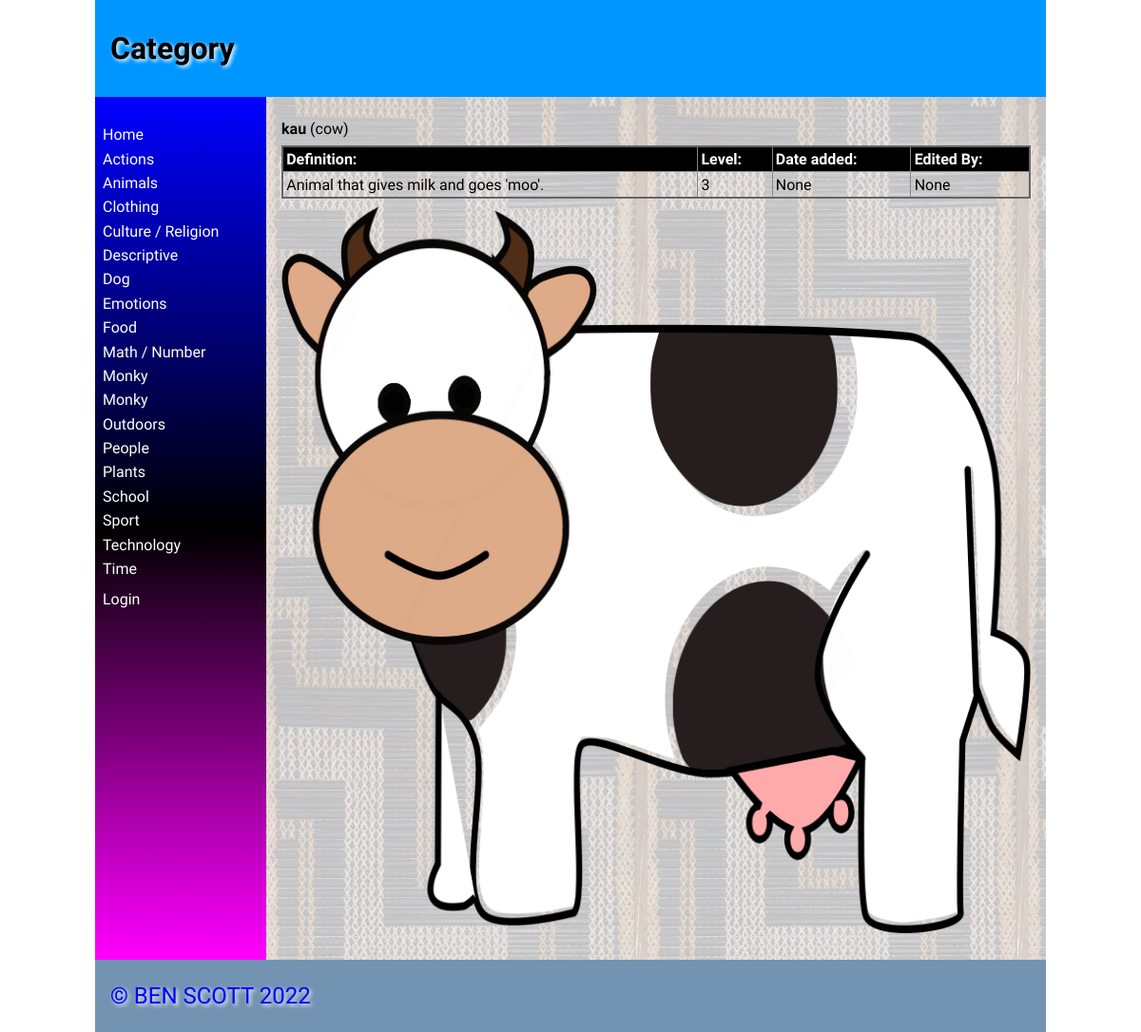
The page /word/47 on the database its author committed.
### tables this page shows
CREATE TABLE categories
(
	id integer
		constraint categories_pk
			primary key autoincrement,
	category varchar(30)
);

CREATE TABLE "words"
(
    id           integer
        constraint words_pk
            primary key autoincrement
        constraint words_user_user_fk
            references user (user),
    maori_word   varchar(30),
    english_word varchar(30),
    catID        varchar(30)
        constraint words_categories_id_fk
            references categories,
    description  varchar(200),
    level        integer,
    userid       varchar(30),
    timestamp    datetime
, image varchar(30));

### app.py (the view)
@app.route('/word/<wordid>')
def web_words_page(wordid):
    try:
        int(wordid)
    except ValueError:
        return redirect('/')
    query = "SELECT maori_word, english_word, userid, id, description, level, timestamp, image FROM words WHERE id IS ?"
    con = create_connection(DATABASE)
    cur = con.cursor()
    cur.execute(query, (wordid,))
    word_list = cur.fetchall()
    con.close()
    print(word_list)
    return render_template('words.html', categories=get_category_list(), logged_in=is_logged_in(), words=word_list, teacher=is_teacher())

### app.py (called while the page is built)
def create_connection(db_file):
    try:
        connection = sqlite3.connect(db_file)
        return connection
    except Error as e:
        print(e)
    return None

def get_category_list():
    con = create_connection(DATABASE)
    query = "SELECT category, id FROM categories ORDER BY category ASC "
    cur = con.cursor()
    cur.execute(query)
    category_list = cur.fetchall()
    con.close()
    return category_list

def is_teacher():
    if session.get("role") == '1':
        print("Is a teacher")
        return True
    return False

def is_logged_in():
    if session.get("email") is None:
        print("Not logged in")
        return False
    else:
        print("Logged in")
        return True

### templates/words.html (shortened to what this page needs)
{%  extends 'base.html' %}
{% block heading %}Category{% endblock %}
{% block main %}
{% for word in words %}
<p><strong>{{ word [0]}}</strong> ({{ word [1]}})</p>
{% endfor %}
<table class="words-table">
        <thead>
            <tr>
                <th>Definition:</th>
                <th>Level:</th>
                <th>Date added:</th>
                <th>Edited By:</th>
            </tr>
        </thead>
        <tbody>
        {% for word in words %}
            <div class = words-box>
            <tr>
                <td>{{ word[4] }}</td>
                <td>{{ word[5] }}</td>
                <td>{{ word[6] }}</td>
                <td>{{ word[2] }}</td>
            </tr>
            </div>
    </tbody>
</table>
<p width="400"><img src="/static/images/{{ word[7] }}.jpg" alt=""></p>
{% endfor %}
{% endblock %}

### templates/base.html (shortened to what this page needs)
<!doctype html>
<html lang="en">
<head>
	<link href="{{ url_for('static', filename='css/style.css') }}" rel="stylesheet">
</head>
<body>
	<div id="container">
		<header>
			<h1>{% block heading %}MAORI DICTIONARY!{% endblock %}</h1>
		</header>
		<nav>
			<ul>
                <li><a href="/">Home</a></li>
				<div class="category">
				{% for category in categories %}
					<div class ="category-box">
						<li><a href="/category/{{ category[1] }}">{{ category[0] }}</a></li>
					</div>
                {% endfor %}
				</div>
				<li> </li>
				{% if logged_in %}
				<li><a href="/logout">Log out</a></li>
				{% else %}
				<li><a href="/login">Login</a></li>
				{% endif %}
			</ul>
		</nav>
		<main>
		{% block main %}{% endblock %}
        </main>
		<footer>
			<p>
				&copy; BEN SCOTT 2022
			</p>
		</footer>
	</div>
</body>
</html>

### static/css/style.css (style rules this page uses)
* { font-family: Comfortaa, sans-serif; margin: 0; padding: 0; box-sizing: border-box; }
#container { display: grid; grid-template-columns: 75px auto; grid-template-areas: 'nav header' 'main main' 'footer footer'; }
header { grid-area: header; background-color: #0096FF; padding: 1rem; }
nav { grid-area: nav; }
main { grid-area: main; padding: 1rem; background-color: #edd; }
h1, h2, h3, h4 { padding: 1rem 0; font-family: 'Suez One', serif; color: #000; text-shadow: 2px 2px 4px #fff; }
p { padding: 0.5rem 0; }
a { color: #222; }
img { width: 100%; }
table { width: 100%; border: 2px solid #666; border-collapse: collapse; }
th, td { border: 1px solid #888; padding: 0.2rem; text-align: left; }
th { background-color: #000; color: #fff; }
footer { grid-area: footer; padding: 1rem; background-color: #7393B3; }
footer p { color: #0000FF; text-shadow: 2px 2px 4px #fff; font-size: 1.5rem; }
@media only screen and (min-width: 768px) { #container { grid-template-columns: 180px auto; grid-template-areas: 'header header' 'nav main' 'footer footer'; } }
@media only screen and (min-width: 768px) { nav { background: linear-gradient(180deg, rgba(0,0,255,1) 0%, rgba(0, 0, 0, 1) 50%, rgba(255,0,255,1) 100%); padding: 0.5rem; } }
@media only screen and (min-width: 768px) { nav ul { list-style: none; } }
@media only screen and (min-width: 768px) { nav li { padding: 0.2rem 0; } }
@media only screen and (min-width: 768px) { nav a { color: #fff; text-decoration: none; } }
@media only screen and (min-width: 768px) { main { background-image: url('static/images/poutama.jpg'); } }
@media only screen and (min-width: 1000px) { #container { width: 1000px; margin: auto; } }

### rows shown on the page
categories: category "Actions"
categories: category "Animals"
categories: category "Clothing"
categories: category "Culture / Religion"
categories: category "Descriptive"
categories: category "Dog"
categories: category "Emotions"
categories: category "Food"
categories: category "Math / Number"
categories: category "Monky"
categories: category "Monky"
categories: category "Outdoors"
categories: category "People"
categories: category "Plants"
categories: category "School"
categories: category "Sport"
categories: category "Technology"
categories: category "Time"
words: maori_word "kau", english_word "cow", description "Animal that gives milk and goes 'moo'.", level "3", word "None"
